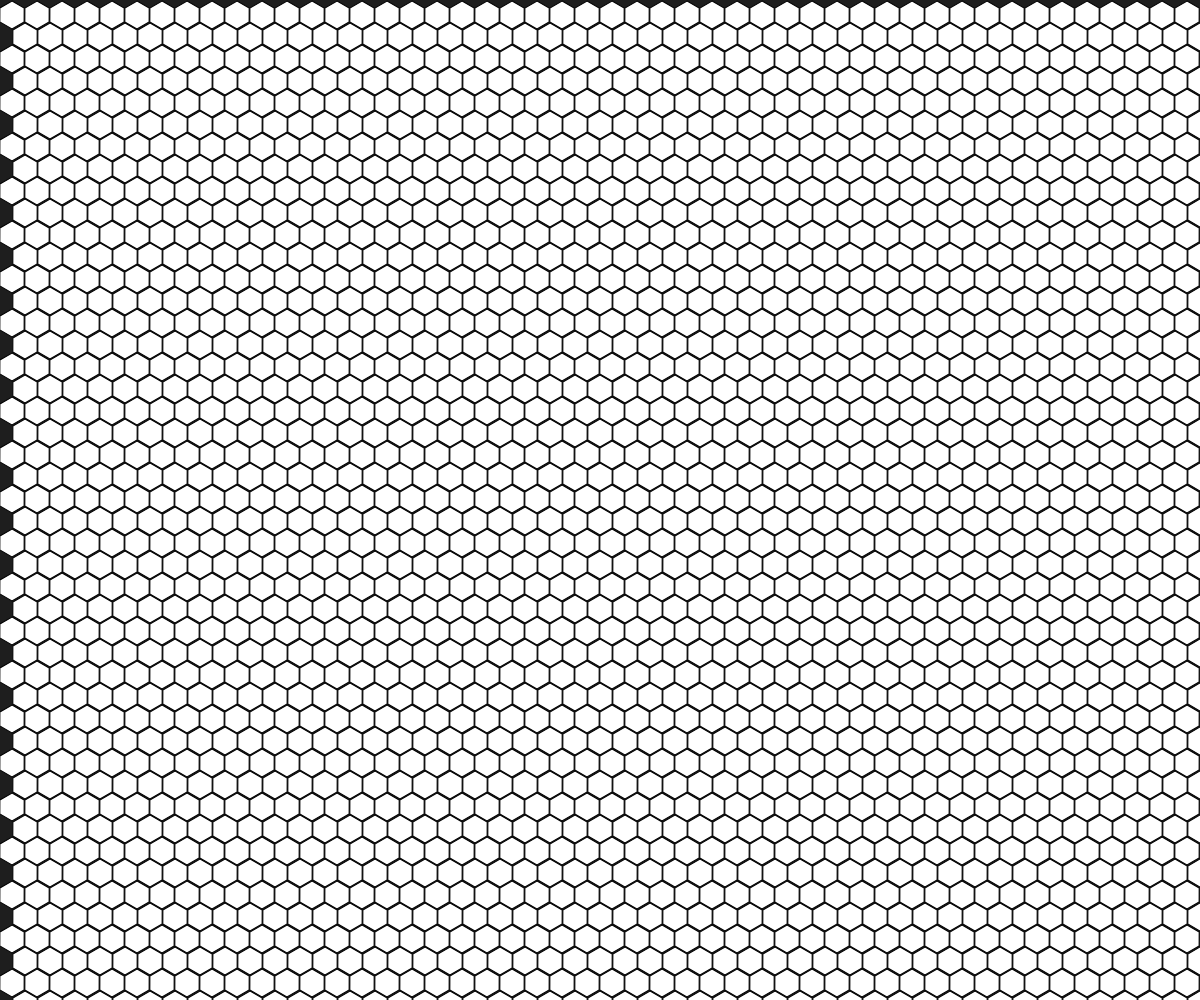
Frame 1 (no input)
Frame 60 (no input): identical to frame 1, image omitted
Frame 120 (the mouse pressed at the canvas centre since frame 60): identical to frame 1, image omitted

The p5.js sketch that drew this single still picture (run headless with seeded random() and noise() and a simulated clock; from frame 60 on, the mouse is pressed at the canvas centre):

// p5.js sketch
// ── sketch.js
'use strict';

// UTILITY FUNCTIONS

function makeHexagon() {
	var angle = TWO_PI / 6; // 6 is the number of points a hexagon has
	beginShape();
	for (var a = 0; a < TWO_PI; a += angle) {
		var sx = cos(a) * 14; // 14 is our hexagon's size?
		var sy = sin(a) * 14;
		vertex(sx, sy);
	}
	endShape(CLOSE);
}

function generateRow (startingWidth, height) {
	for (var width = startingWidth; width <= windowWidth; width += 25){
		push();
		translate(width, height);
		rotate(11); // each hexagon is rotated 11 degress
		makeHexagon();
		pop();
	}
}

function generateBoard () {
	for (var height = 15; height <= windowHeight; height += 44) {
		generateRow(12, height);
		generateRow(25, height + 22);
	}
}

// MAKE P5.JS CANVAS

function setup () {
	createCanvas(windowWidth, windowHeight);
}

function draw () {
	background(30);
	generateBoard();
}

// ── style.css
body {
	padding: 0; 
	margin: 0;
  	display: flex;

  /* This centers our sketch horizontally. */
  justify-content: center;

  /* This centers our sketch vertically. */
  align-items: center;
} 
